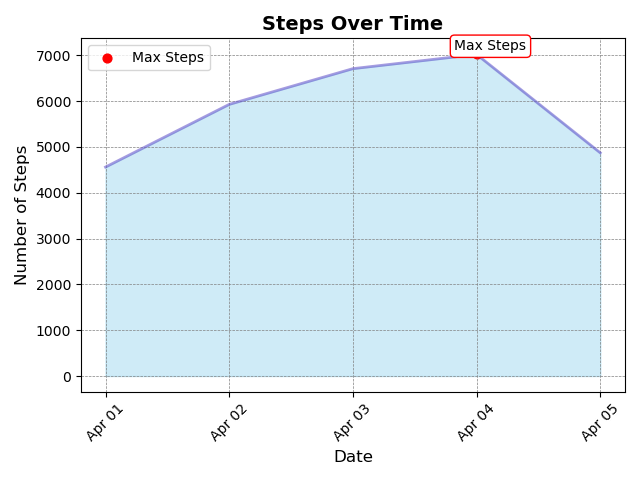

Source code (Python):

import matplotlib.pyplot as plt
import matplotlib.dates as mdates
from datetime import datetime

# Given data
data = [
    {'Date': '2023-04-01', 'Steps': 4562},
    {'Date': '2023-04-02', 'Steps': 5930},
    {'Date': '2023-04-03', 'Steps': 6710},
    {'Date': '2023-04-04', 'Steps': 7021},
    {'Date': '2023-04-05', 'Steps': 4873}
]

# Extracting dates and steps
dates = [datetime.strptime(d['Date'], '%Y-%m-%d') for d in data]
steps = [d['Steps'] for d in data]

# Creating the plot
fig, ax = plt.subplots()

# Plotting the area chart with diversified visual encoding
ax.fill_between(dates, steps, color="skyblue", alpha=0.4)
ax.plot(dates, steps, color="Slateblue", alpha=0.6, linewidth=2)

# Formatting the dates on the x-axis
ax.xaxis.set_major_locator(mdates.DayLocator(interval=1))
ax.xaxis.set_major_formatter(mdates.DateFormatter('%b %d'))

# Adding a grid for better readability
plt.grid(color='grey', linestyle='--', linewidth=0.5)

# Adding titles and labels
plt.title('Steps Over Time', fontsize=14, fontweight='bold')
plt.xlabel('Date', fontsize=12)
plt.ylabel('Number of Steps', fontsize=12)

# Highlighting the date with the most steps with a red circle
max_steps_index = steps.index(max(steps))
max_steps_date = dates[max_steps_index]
plt.scatter([max_steps_date], [max(steps)], color='red', s=40, label='Max Steps')

# Annotate the maximum point
plt.annotate('Max Steps', xy=(max_steps_date, max(steps)), xytext=(10, 3),
             textcoords='offset points', ha='center',
             bbox=dict(boxstyle="round,pad=0.3", edgecolor='red', facecolor='white'))

# Adding a legend
plt.legend()

# Rotating the x-axis labels for better readability
plt.xticks(rotation=45)

# Adjusting the plot to fit the date labels properly
plt.tight_layout()

# Show the plot
plt.show()
